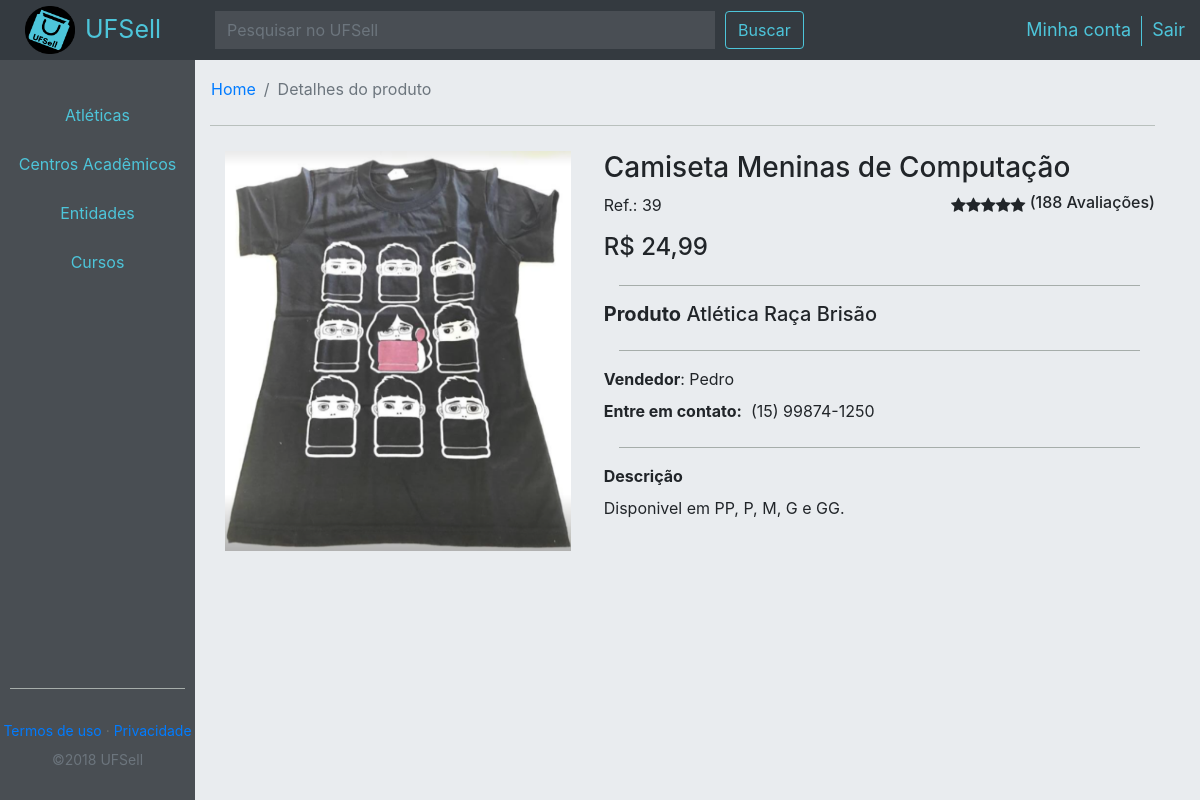
/produto.php?id_prod=39 (signed in), run on an earlier commit of the app's database.
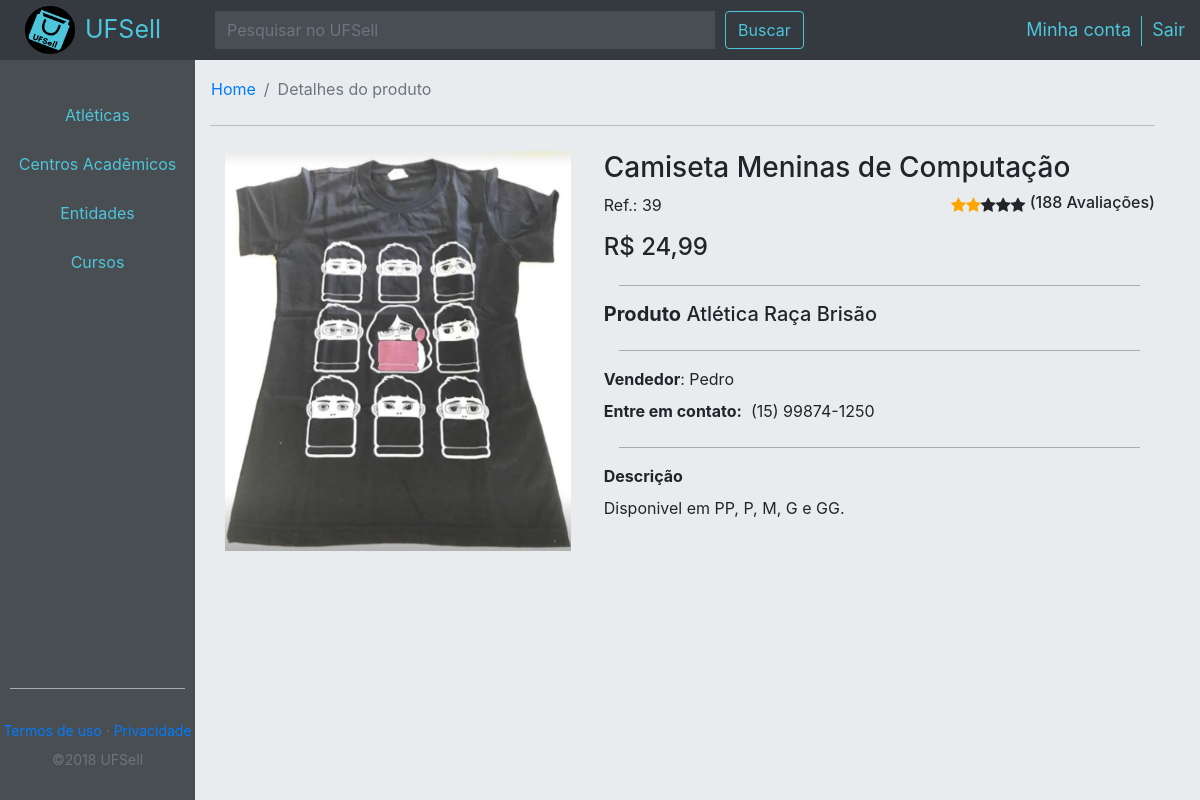
And on a later commit of the database.
### produto.php (the view, shortened to what this page needs)
<?php
include('connection/connection.php');
$script = "SELECT * FROM prod WHERE id='".$_GET['id_prod']."';";
$result = $conn->query($script);
$prod = $result->fetch_object();
$query = "SELECT * FROM `usu_prod` WHERE `id_prod`='".$_GET['id_prod']."';";
$result = $conn->query($query);
$usu_prod = $result->fetch_object();
$query = "SELECT nome, tel, id_org FROM `usuario` WHERE `id`=\"$usu_prod->id_usu\"";
$result = $conn->query($query);
$usu = $result->fetch_object();
$vend = $usu->nome;
$tel = $usu->tel;
$query = "SELECT nome FROM `org` WHERE `id`=\"$usu->id_org\"";
$result = $conn->query($query);
$row = $result->fetch_object();
$org = $row->nome;
?>
<!DOCTYPE html>
<html lang="pt-br">
    <head>
      <?php include 'includes/header-interno.php';  ?>
    </head>
    <body>
        <?php include 'includes/nav1.php'; ?>
		<div id="defCol" class="col-12 col-xl-12 col-lg-12 col-md-12">
                <div id="defRow" class="row">
                    <?php include 'includes/menuesq.php'; ?>
                    <div id="conteudo" class="col-10 col-xl-10 col-lg-10 col-md-10">
						<nav aria-label="breadcrumb" style="margin-top:5px; margin-left:-15px;">
							<ol class="breadcrumb">
								<li class="breadcrumb-item"><a href="./home.php?sel=1">Home</a></li>
								<li class="breadcrumb-item active" aria-current="page">Detalhes do produto</li>
							</ol>
						</nav>
						<div class="colD">
							<div class="col-12 col-xl-12 col-lg-12 col-md-12" style="margin-top: 25px;">
								<div class="row">
									<div class="col-5 col-xl-5 col-lg-5 col-md-5">
										<img class="imgProd" src="img/<?php echo $prod->img; ?>">
									</div>
									<div class="col-7 col-xl-7 col-lg-7 col-md-7">
										<div class="row">
											<h3><?php echo $prod->nome; ?></h3>
										</div>
										<div class="row justify-content-between">
												<div class="obj1">
													Ref.:&nbsp<?php echo $prod->id; ?>
												</div>
												<div class="row">
													<ul class="rating ratingCustom">
													<?php
													$i = 0;
													$x = intval($prod->aval);
													while ($i < 5) {
														if ($i < $x) {
															echo '<span class="fa fa-star checked"></span>';
														}
														else {
															echo '<span class="fa fa-star"></span>';
														}
														$i = $i + 1;
													}
													?>
													</ul>
													<h6 class="avalCard" style="margin-right:15px;">&nbsp(<?php echo $prod->qt_votos; ?> Avaliações)</h6>
												</div>
										</div>
										<div class="row">
											<h4>R$&nbsp<?php echo str_replace('.',',',number_format($prod->preco,2)); ?></h4>
										</div>
										<hr class="hrProd">
										<div class="row">
											<h5><b>Produto</b>&nbsp<?php echo $org; ?></h5>
										</div>
										<hr class="hrProd">
										<div class="row">
											<label><b>Vendedor</b>:&nbsp<?php echo  $vend; ?></label>
										</div>
										<div class="row">
											<label><b>Entre em contato:</b>&nbsp <?php echo $tel; ?></label>
										</div>
										<hr class="hrProd">
										<div class="row">
											<div class="descricao">
												<label><b>Descrição</b></label><br>
												<div class="card-block">
													<p class="card-text text-justify"><?php echo nl2br($prod->descr);?></p>
												</div>
											</div>
										</div>
									</div>
								</div>
							</div>
						</div>
					</div>
				</div>
			</div>
    </body>
</html>

What changed in the data, as far as the page shows it:
changed prod "Camiseta Meninas de Computação": aval 0.86 → 2.36 (drawn)
